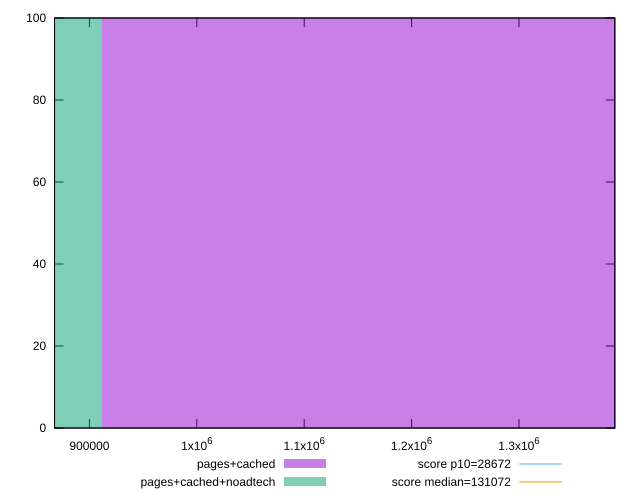

Generate this figure with gnuplot:
reset

$pagesCached <<EOF
1215188.4939400947 100
EOF

$pagesCachedNoadtech <<EOF
607594.2469700474 100
EOF

set key outside below
set boxwidth 607594.2469700474
set xrange [867509.0666666667:1389271.487462089]
set yrange [0:100]
set trange [0:100]
set style fill transparent solid 0.5 noborder

set parametric
set terminal svg size 640, 500 enhanced background rgb 'white'
set output "report_00015_2021-02-09T16-11-33.973Z/uses-long-cache-ttl/comparison/histogram/1_vs_2.svg"

plot $pagesCached title "pages+cached" with boxes, \
     $pagesCachedNoadtech title "pages+cached+noadtech" with boxes, \
     28672,t title "score p10=28672", \
     131072,t title "score median=131072"

reset
